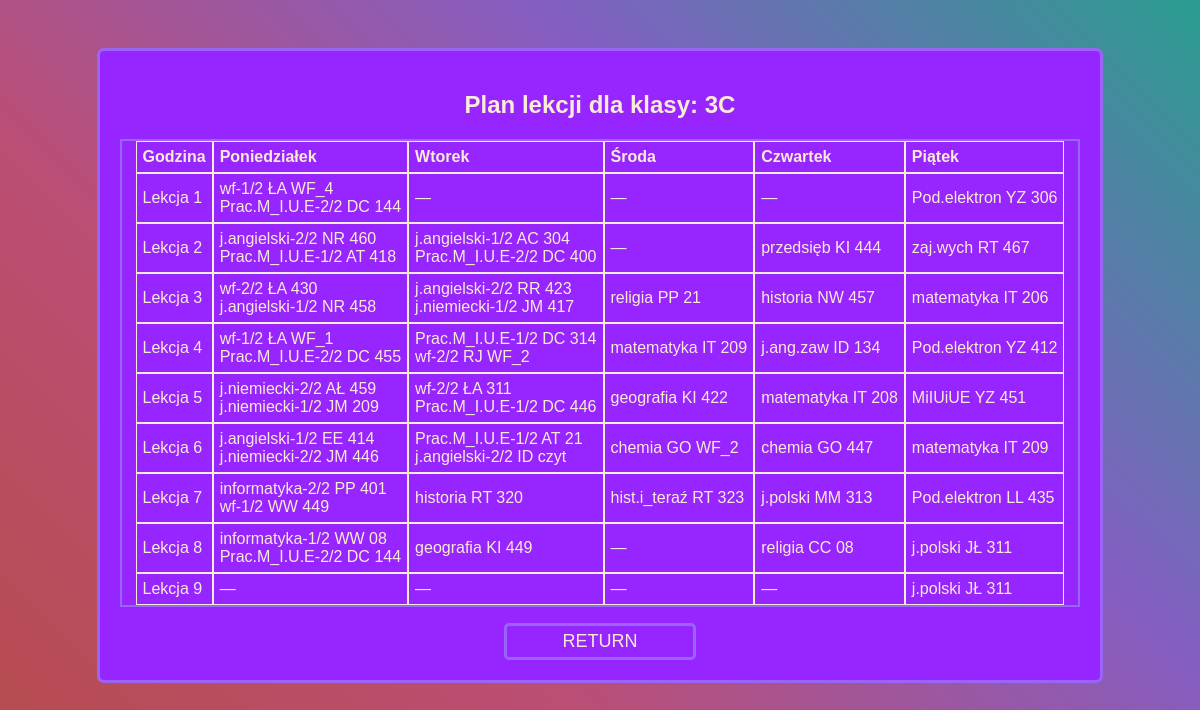
Page /classes/3C.php on the committed database.
### tables this page shows
CREATE TABLE `plan_lekcji` (
  `id` int(11) NOT NULL,
  `id_k` tinyint(4) DEFAULT NULL,
  `id_p` tinyint(4) DEFAULT NULL,
  `grupa` char(3) NOT NULL DEFAULT '1/1',
  `id_n` tinyint(4) DEFAULT NULL,
  `id_s` tinyint(4) DEFAULT NULL,
  `id_g` tinyint(4) DEFAULT NULL,
  `dzien` tinyint(4) DEFAULT NULL
);

### classes/3C.php (the view, shortened to what this page needs)
<?php
$class = '3C';
?>
<!DOCTYPE html>
<html lang="pl">
<head>
    <link rel="stylesheet" href="./CSS/admin-style.css">
</head>
<body class="background">
    <div class="menu-main">
        <?php
        $pdo = new PDO('mysql:host=localhost;dbname=plan_lekcji', 'root', '');
        $pdo->setAttribute(PDO::ATTR_ERRMODE, PDO::ERRMODE_EXCEPTION);
        $sql = "SELECT * FROM widok_plan_lekcji WHERE klasa = :class ORDER BY dzien, id_g";
        $stmt = $pdo->prepare($sql);
        $stmt->bindParam(':class', $class, PDO::PARAM_STR);
        $stmt->execute();
        $results = $stmt->fetchAll(PDO::FETCH_ASSOC);
        if ($results) {
            $schedule = [];
            foreach ($results as $row) {
                $schedule[$row['dzien']][$row['id_g']][] = [
                    'przedmiot' => $row['przedmiot'],
                    'grupa' => $row['grupa'],
                    'nauczyciele' => $row['nauczyciele'],
                    'sala' => $row['sala']
                ];
            }
            echo "<h2>Plan lekcji dla klasy: $class</h2>";
            echo "<table cellspacing='0>";
            echo "<tr class='column'><th class='rekord'>Godzina</th>";
            $daysOfWeek = ['Poniedziałek', 'Wtorek', 'Środa', 'Czwartek', 'Piątek'];
            foreach ($daysOfWeek as $day) {
                echo "<th class='rekord'>$day</th>";
            }
            for ($hour = 1; $hour <= 9; $hour++) {
                echo "<tr class='column'>";
                echo "<td class='rekord'>Lekcja $hour</td>";
                for ($day = 1; $day <= 5; $day++) {
                    echo "<td class='rekord'>";
                    if (!empty($schedule[$day][$hour])) {
                        foreach ($schedule[$day][$hour] as $lesson) {
                            if($lesson['grupa']=='1/1')
                            echo htmlspecialchars($lesson['przedmiot']) . " ";
                            else
                            echo htmlspecialchars($lesson['przedmiot']) . "-" . htmlspecialchars($lesson['grupa']) . " ";
                            echo htmlspecialchars($lesson['nauczyciele']) . " ";
                            echo htmlspecialchars($lesson['sala']) . "<br>";
                        }
                    } else {
                        echo "—";
                    }
                    echo "</td>";
                }
                echo "</tr>";
            }
            echo "</table>
            <form action='../index.php' method='post'>
                <input type='submit' name='submit' class='return' value='RETURN'>
            </form>";
        } else {
            echo "<p>Brak wyników для класса $class</p>";
        }
        ?>
    </div>
</body>
</html>

### CSS/admin-style.css (style rules this page uses)
body, html { display: flex; margin: 0; padding: 0; height: 100%; font-family: Arial, sans-serif; color: antiquewhite !important; overflow-x: hidden; }
.background { position: absolute; top: 0; left: 0; right: 0; bottom: 0; background: linear-gradient(45deg, #b64c4c, #bb4e74, #845ec2, #2a9d8f); background-size: cover; background-attachment: fixed; animation: gradientMove 5s infinite alternate; }
table { text-align: center; display: flex; justify-content: center; width: auto; color: antiquewhite; word-wrap: break-word; border: 2px solid #9c63f8; }
th, td { border: antiquewhite 1px solid; width: fit-content; text-align: left; padding: 6px; }
.menu-main { background-color: #9625ff; border: 3px solid #9c63f8; border-radius: 7px; text-align: center; flex-direction: row; margin: auto; width: 80%; padding: 20px; margin-top: 4%; }
.return { background-color: #9625ff; border: 3px solid #9c63f8; border-radius: 5px; text-align: center; min-width: 100px; color:antiquewhite; margin-top: 2vh; font-size: large; width: 20%; padding: 5px; }

### rows in the picture
plan_lekcji: przedmiot "wf", grupa "1/2", nauczyciele "ŁA", sala "WF_4"
plan_lekcji: przedmiot "Pod.elektron", nauczyciele "YZ", sala "306"
plan_lekcji: przedmiot "j.angielski", grupa "2/2", nauczyciele "NR", sala "460"
plan_lekcji: przedmiot "Prac.M_I.U.E", grupa "1/2", nauczyciele "AT", sala "418"
plan_lekcji: przedmiot "j.angielski", grupa "1/2", nauczyciele "AC", sala "304"
plan_lekcji: przedmiot "Prac.M_I.U.E", grupa "2/2", nauczyciele "DC", sala "400"
plan_lekcji: przedmiot "przedsięb", nauczyciele "KI", sala "444"
plan_lekcji: przedmiot "zaj.wych", nauczyciele "RT", sala "467"
plan_lekcji: przedmiot "wf", grupa "2/2", nauczyciele "ŁA", sala "430"
plan_lekcji: przedmiot "j.angielski", grupa "1/2", nauczyciele "NR", sala "458"
plan_lekcji: przedmiot "j.angielski", grupa "2/2", nauczyciele "RR", sala "423"
plan_lekcji: przedmiot "j.niemiecki", grupa "1/2", nauczyciele "JM", sala "417"
plan_lekcji: przedmiot "religia", nauczyciele "PP", sala "21"
plan_lekcji: przedmiot "historia", nauczyciele "NW", sala "457"
plan_lekcji: przedmiot "matematyka", nauczyciele "IT", sala "206"
plan_lekcji: przedmiot "wf", grupa "1/2", nauczyciele "ŁA", sala "WF_1"
plan_lekcji: przedmiot "Prac.M_I.U.E", grupa "2/2", nauczyciele "DC", sala "455"
plan_lekcji: przedmiot "Prac.M_I.U.E", grupa "1/2", nauczyciele "DC", sala "314"
plan_lekcji: przedmiot "wf", grupa "2/2", nauczyciele "RJ", sala "WF_2"
plan_lekcji: przedmiot "j.ang.zaw", nauczyciele "ID", sala "134"
plan_lekcji: przedmiot "Pod.elektron", nauczyciele "YZ", sala "412"
plan_lekcji: przedmiot "j.niemiecki", grupa "2/2", nauczyciele "AŁ", sala "459"
plan_lekcji: przedmiot "j.niemiecki", grupa "1/2", nauczyciele "JM", sala "209"
plan_lekcji: przedmiot "wf", grupa "2/2", nauczyciele "ŁA", sala "311"
plan_lekcji: przedmiot "Prac.M_I.U.E", grupa "1/2", nauczyciele "DC", sala "446"
plan_lekcji: przedmiot "geografia", nauczyciele "KI", sala "422"
plan_lekcji: przedmiot "matematyka", nauczyciele "IT", sala "208"
plan_lekcji: przedmiot "MiIUiUE", nauczyciele "YZ", sala "451"
plan_lekcji: przedmiot "j.angielski", grupa "1/2", nauczyciele "EE", sala "414"
plan_lekcji: przedmiot "j.niemiecki", grupa "2/2", nauczyciele "JM", sala "446"
plan_lekcji: przedmiot "Prac.M_I.U.E", grupa "1/2", nauczyciele "AT", sala "21"
plan_lekcji: przedmiot "j.angielski", grupa "2/2", nauczyciele "ID", sala "czyt"
plan_lekcji: przedmiot "chemia", nauczyciele "GO", sala "WF_2"
plan_lekcji: przedmiot "chemia", nauczyciele "GO", sala "447"
plan_lekcji: przedmiot "informatyka", grupa "2/2", nauczyciele "PP", sala "401"
plan_lekcji: przedmiot "wf", grupa "1/2", nauczyciele "WW", sala "449"
plan_lekcji: przedmiot "historia", nauczyciele "RT", sala "320"
plan_lekcji: przedmiot "hist.i_teraź", nauczyciele "RT", sala "323"
plan_lekcji: przedmiot "j.polski", nauczyciele "MM", sala "313"
plan_lekcji: przedmiot "Pod.elektron", nauczyciele "LL", sala "435"
plan_lekcji: przedmiot "informatyka", grupa "1/2", nauczyciele "WW", sala "08"
plan_lekcji: przedmiot "geografia", nauczyciele "KI", sala "449"
plan_lekcji: przedmiot "religia", nauczyciele "CC", sala "08"

### other values in the picture
$class "3C"
$day "Poniedziałek"
$day "Wtorek"
$day "Środa"
$day "Czwartek"
$day "Piątek"
$lesson['przedmiot'] "Prac.M_I.U.E"
$lesson['grupa'] "2/2"
$lesson['nauczyciele'] "DC"
$lesson['sala'] "144"
$lesson['przedmiot'] "matematyka"
$lesson['nauczyciele'] "IT"
$lesson['sala'] "209"
$lesson['przedmiot'] "j.polski"
$lesson['nauczyciele'] "JŁ"
